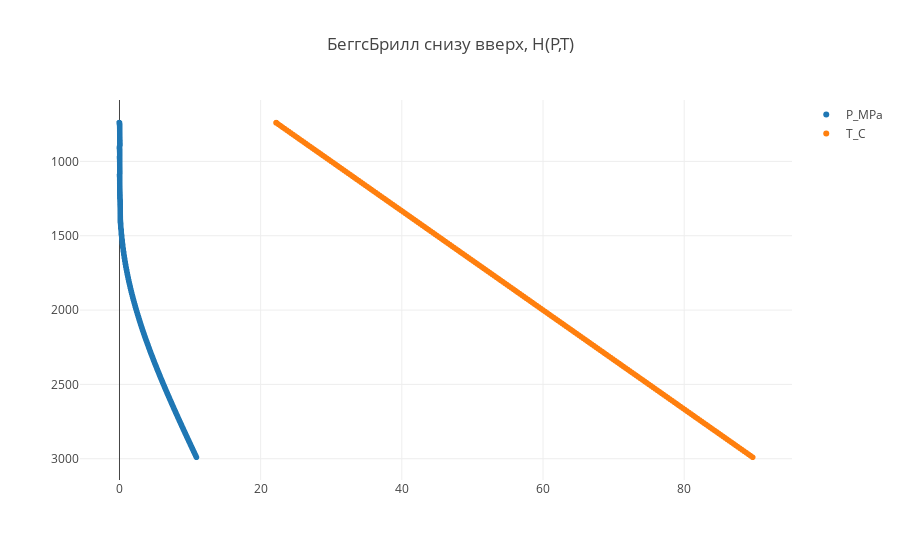

The notebook cell saved with this chart:
### Markdown cell above
Построение графиков

### Code cell
tracep = go.Scattergl(
    x = hydr_data.p_list,
    y = hydr_data.h_list,
    name = 'P_MPa',
    mode = 'markers'
)

tracet = go.Scattergl(
    x = hydr_data.t_list,
    y = hydr_data.h_list,
    name = 'T_C',
    mode = 'markers'
)

data = [tracep, tracet]

plot()

### Figure 1 — Plotly figure (JSON) as saved in the notebook; plotly's stock layout.template omitted (floating-point values rounded to 4 significant figures; data arrays with more than 128 entries replaced by an {"elided": "..."} marker saying what was removed)
{"data": [{"mode": "markers", "name": "P_MPa", "type": "scattergl", "uid": "e32328ff-bcb9-497b-96e8-b26133959f44", "x": {"elided": "300 float values"}, "y": {"elided": "300 int values"}}, {"mode": "markers", "name": "T_C", "type": "scattergl", "uid": "8d4efeca-05c8-43bc-a228-7a51c13d64ab", "x": {"elided": "300 float values"}, "y": {"elided": "300 int values"}}], "layout": {"title": {"text": "БеггсБрилл снизу вверх, H(P,T)"}, "yaxis": {"autorange": "reversed"}}}
